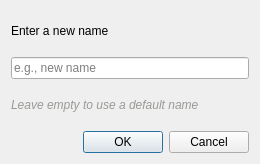
<?xml version="1.0" encoding="UTF-8"?>
<ui version="4.0">
 <class>dlgNewName</class>
 <widget class="QDialog" name="dlgNewName">
  <property name="geometry">
   <rect>
    <x>0</x>
    <y>0</y>
    <width>260</width>
    <height>164</height>
   </rect>
  </property>
  <property name="windowTitle">
   <string>New name</string>
  </property>
  <layout class="QGridLayout" name="gridLayout">
   <item row="0" column="0">
    <widget class="QLabel" name="label">
     <property name="text">
      <string>Enter a new name</string>
     </property>
    </widget>
   </item>
   <item row="1" column="0">
    <widget class="QLineEdit" name="txtNewName">
     <property name="alignment">
      <set>Qt::AlignLeading|Qt::AlignLeft|Qt::AlignVCenter</set>
     </property>
     <property name="placeholderText">
      <string>e.g., new name</string>
     </property>
     <property name="clearButtonEnabled">
      <bool>true</bool>
     </property>
    </widget>
   </item>
   <item row="2" column="0">
    <widget class="QLabel" name="label_2">
     <property name="font">
      <font>
       <italic>true</italic>
      </font>
     </property>
     <property name="styleSheet">
      <string notr="true">color: rgb(154, 153, 150);</string>
     </property>
     <property name="text">
      <string>Leave empty to use a default name</string>
     </property>
    </widget>
   </item>
   <item row="3" column="0">
    <widget class="QDialogButtonBox" name="buttonBox">
     <property name="orientation">
      <enum>Qt::Horizontal</enum>
     </property>
     <property name="standardButtons">
      <set>QDialogButtonBox::Cancel|QDialogButtonBox::Ok</set>
     </property>
    </widget>
   </item>
  </layout>
 </widget>
 <resources/>
 <connections>
  <connection>
   <sender>buttonBox</sender>
   <signal>accepted()</signal>
   <receiver>dlgNewName</receiver>
   <slot>accept()</slot>
   <hints>
    <hint type="sourcelabel">
     <x>248</x>
     <y>254</y>
    </hint>
    <hint type="destinationlabel">
     <x>157</x>
     <y>274</y>
    </hint>
   </hints>
  </connection>
  <connection>
   <sender>buttonBox</sender>
   <signal>rejected()</signal>
   <receiver>dlgNewName</receiver>
   <slot>reject()</slot>
   <hints>
    <hint type="sourcelabel">
     <x>316</x>
     <y>260</y>
    </hint>
    <hint type="destinationlabel">
     <x>286</x>
     <y>274</y>
    </hint>
   </hints>
  </connection>
 </connections>
</ui>
